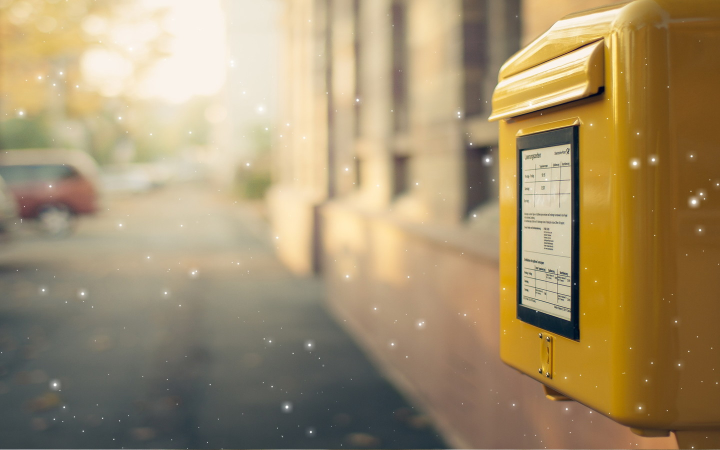
#> input picture start_image/bg.jpg, 1440 x 900 px, found by its file name (shown at 1/2 size); its folder holds only this picture in this run
$ python task_05.py
#> lines starting #> are read from the running program, lines starting #| are printed output that depends on the picture
### utils.py
import time


def log(*args, **kwargs):
    # time.time() 返回 unix time
    # 如何把 unix time 转换为普通人类可以看懂的格式呢？
    format = '%Y/%m/%d %H:%M:%S'
    value = time.localtime(int(time.time()))
    dt = time.strftime(format, value)
    print(dt, *args, **kwargs)


# [13 lines left out: functions ensure, isEquals, not called in this run]


import random


def random_num(num1, num2):
    return random.randint(num1, num2)


# [4 lines left out: function exchange, not called in this run]

"""
    s1 s2 都是 string
    但 s2 的长度是 1

    返回 s2 在 s1 中的下标, 从 0 开始, 如果不存在则返回 -1
"""


# [8 lines left out: function find, not called in this run]


def test_find():
    msg = 'find'
    isEquals(find('gua', 'a'), 2, msg)


"""
下面给出一个例子作为后面作业的参考
返回字符串的小写形式的函数
注意, 这里假设了 s 字符串全是大写字母

"""


# [10 lines left out: function lower_case, not called in this run]


def test_lower_case():
    msg = 'lower_case'
    isEquals(lower_case('GUA'), 'gua', msg)


"""
定义一个函数
参数是一个字符串 s
返回大写后的字符串
注意, 假设 s 字符串全是小写字母

注意, 自行实现测试函数, 之后的题目都要求自行实现测试函数
"""


# [10 lines left out: function upper_case, not called in this run]


def test_upper_case():
    msg = 'upper_case'
    isEquals(upper_case('gua'), 'GUA', msg)


"""
实现 lowercase1
它能正确处理带 小写字母 的字符串
"""


# [13 lines left out: function lower_case1, not called in this run]


def test_lower_case1():
    msg = 'lower_case1'
    isEquals(lower_case1('xiao-gUA'), 'xiao-gua', msg)


"""
实现 uppercase1
它能正确处理带 大写字母 的字符串
"""


# [13 lines left out: function upper_case1, not called in this run]


def test_upper_case1():
    msg = 'upper_case1'
    isEquals(upper_case1('xiao-gUA'), 'XIAo-GUA', msg)


# [6 lines left out: function load_file, not called in this run]

def floor(num):
    import math
    return math.floor(num)

# [9 lines left out: functions abs, load_lines, not called in this run]

### task_05/task_05.py
from utils import log
"""
 **第 0005 题：**你有一个目录，装了很多照片，把它们的尺寸变成都不大于 iPhone5 分辨率的大小。
 思路：

1. 通过OS库的listdir列出所有图片；
2. 然后通过PIL库的Image.open打开图片并获取图片大小；
3. 最后进入一个死循环：通过PIL库的Image.resize来缩小图片为原图片的90%，
直到图片大小小于iphone5的分辨率大小，退出循环。

os 系统
属性                说明
system( string )   执行系统命令 cmd
getcwd( )           返回当前工作目录
chdir( path )       改变工作目录
listdir( path='.' )  目录中的文件名生成列表
rename( old, new )   将文件 old 重命名 new
"""
import os
from PIL import Image

def small_image(start_dir, end_dir, filename):
#> called with start_dir = 'start_image', end_dir = 'end_image', filename = 'bg.jpg'
    path = os.path.join(start_dir, filename)
    log('path', path)
    img = Image.open(path)
#> img is the input picture: PIL image 1440x900 RGB; mean R, G, B 164.2, 145, 109.7
    while True:
        h, w = img.size
        log('h', h)
        log('w', w)
        if h < 1136:
            # iphone5分辨率为1136x640
            if w < 640:
                break
        img = img.resize((int(h * 0.9), int(w * 0.9)))
        end_path = os.path.join(end_dir, filename) # /
        log('end_path', end_path)
        img.save(end_path)
        log('保存成功')
#> this loop made 5 passes
#> pass 2, in small_image, `img = img.resize((int(h * 0.9), int(w * 0.9)))`:
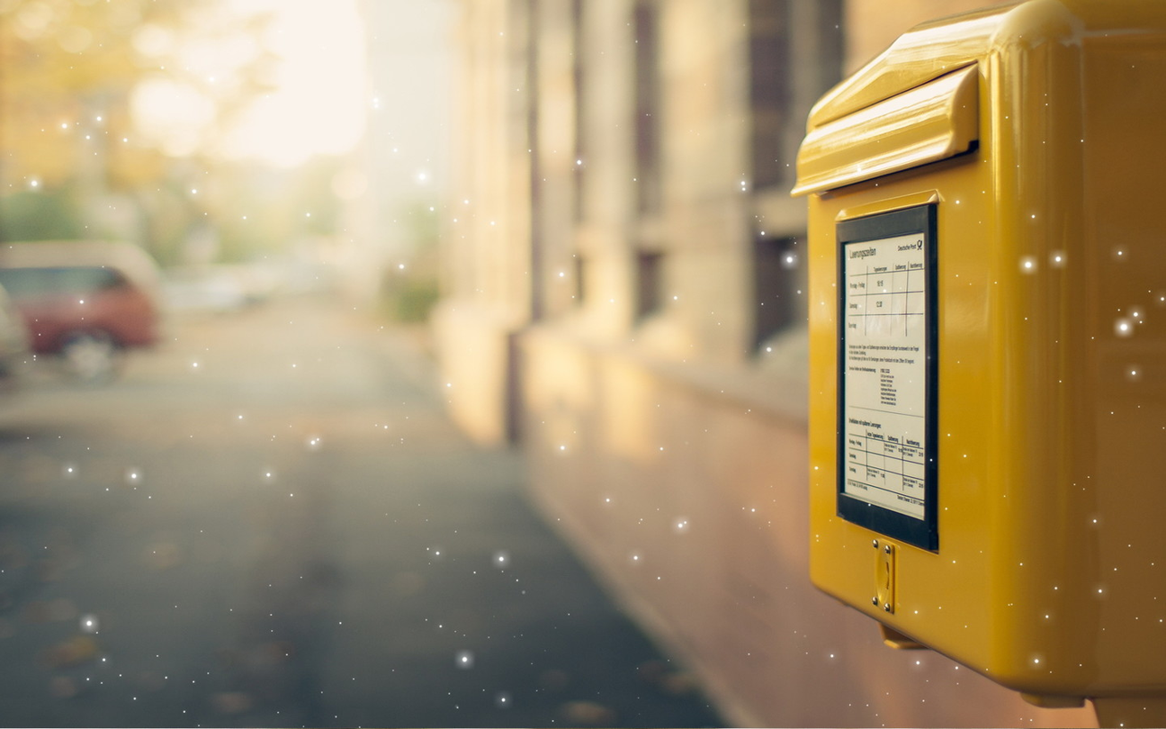
#> img: PIL image 1166x729 RGB; mean R, G, B 164.2, 145, 109.7


def small_images(start_dir, end_dir):
    images = os.listdir(start_dir)
    for image in images:
        filename = image
        log('filename', filename)
        small_image(start_dir, end_dir, filename)


def main():
    start = 'start_image'
    end = 'end_image'
    small_images(start, end)
    pass


if __name__ == "__main__":
   main()
